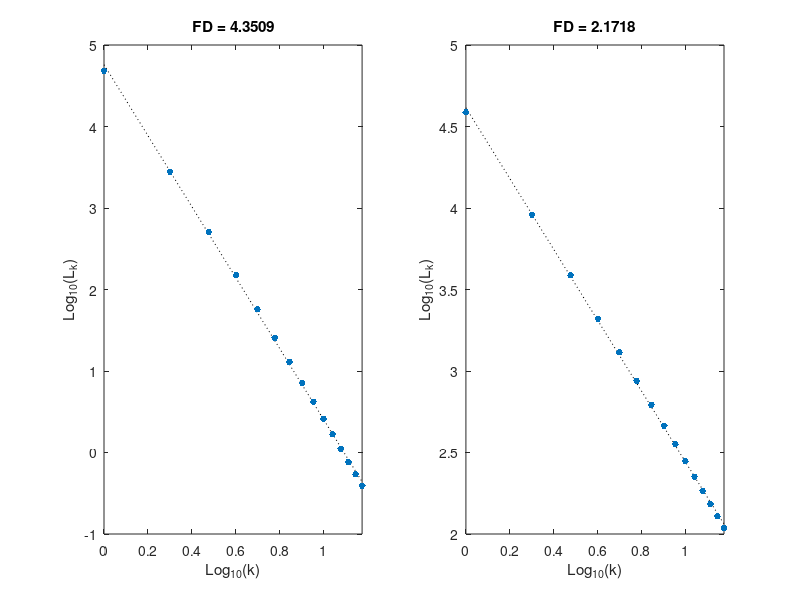

MATLAB code to generate this figure:
function main()
clc;clear all;close all
load('EEGData')
Kmax = 15; % The length of actions
%% a six-dimensional phase space
subplot(121)
Y = x(:,1:5); 
F = YaghoobiFractalDimension(Y,Kmax);
disp(['Fractal Dimension: ',num2str(F)])
%% a three-dimensional phase space
subplot(122)
Y = x(:,7:9); 
F = YaghoobiFractalDimension(Y,Kmax);
disp(['Fractal Dimension: ',num2str(F)])
set(gcf,'pos',[100 100 900 400])
end

function YFD = YaghoobiFractalDimension(Y,Kmax)
%% Estimate Yaghoobi fractal dimension
% Y: a high dimension trajectory
% Kmax: The length of actions
% YFD: Fractal Dimension of the input signal

%% Copyright RYK, 2021
% Reza Yaghoobi Karimui
% Freelance Researchers Association
% E-mail: reza_yaghoby@yahoo.ca
% Website: https://apexpg.jimdofree.com
% Reference: A new approach to measure the fractal dimension of a trajectory in the high-dimensional phase space
%
dim = size(Y,2);
N = size(Y,1);
for k = 1:Kmax
    clear xx L
    for i = 1:k
        a = Y(i:k:(i+fix((N-i)/k)*k),:);
        d = diff(a);
        r = sqrt(sum(d.^2,2));
        alpha = [N-1]/(k*floor([N-i]/k));
        L(i) = alpha*sum(r)/(k^(dim-1));
    end
    LM(k) = mean(L);
end
LM(LM==0)=1e-200;
lLM = log10(LM);
lk = log10(1:Kmax);
lk(LM==0) = [];
lLM(LM==0) =[];
%% LSE
[a,b] = LSE(lk,lLM);
%% Plot
plot(lk,a*lk+b,':k');hold on
plot(lk,lLM,'.','MarkerSize',15);
xlabel('Log_1_0(k)')
ylabel('Log_1_0(L_k)')
xlim([lk(1) lk(end)])
YFD = abs(a);
title(['FD = ',num2str(YFD)])
end
%% fitting
function [a,b] = LSE(x,y)
N = size(x,2);
a = [N*x*y'-sum(x)*sum(y)]/[N*sum(x.^2)-sum(x)^2];
b = [sum(x.^2)*sum(y)-x*y'*sum(x)]/[N*sum(x.^2)-sum(x)^2];
end

